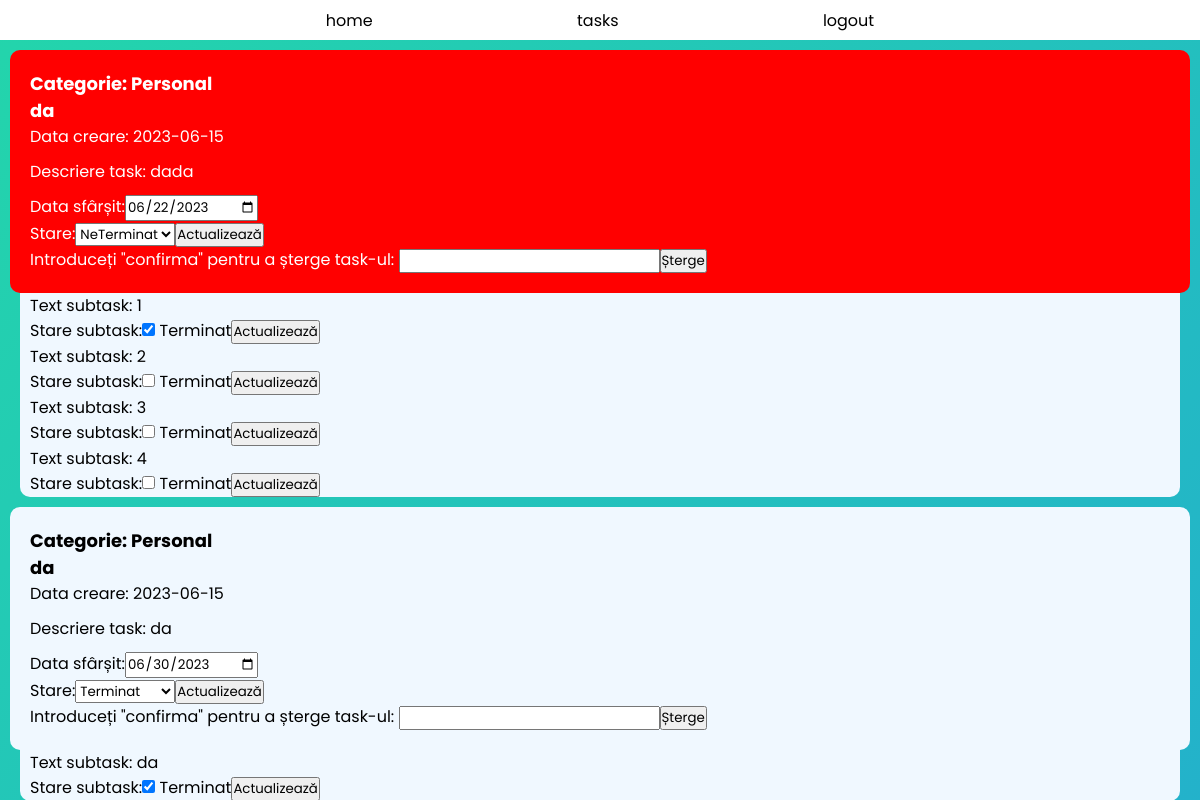
The app's page /phpFiles/home.php (signed in) with its own data.
### tables this page shows
CREATE TABLE `task` (
  `id_task` int(11) NOT NULL,
  `titlu_task` varchar(50) NOT NULL DEFAULT 'Nume task',
  `descriere_task` varchar(255) NOT NULL,
  `data_creare` date NOT NULL DEFAULT current_timestamp(),
  `data_sfarsit` date NOT NULL,
  `stare` varchar(255) NOT NULL DEFAULT 'NeTerminat ',
  `email` varchar(50) NOT NULL,
  `idTaskCat` int(11) NOT NULL
);

CREATE TABLE `categorie` (
  `idTaskCat` int(11) NOT NULL,
  `numeCategorie` varchar(20) NOT NULL
);

CREATE TABLE `subtask` (
  `idSubtask` int(11) NOT NULL,
  `textSubtask` varchar(20) NOT NULL,
  `id_task` int(11) DEFAULT NULL,
  `stareSub` varchar(11) NOT NULL DEFAULT 'Ne Terminat'
);

### conect.php (called while the page is built, shortened)
<?php
    include('../taskClass.php');
    include('../subTaskClass.php');
class DataBase
{
    function connect()
    {
        $this->conn = mysqli_connect('localhost', 'root', '', 'to-dolist', '3306') or die('Connection failed!');
        return $this->conn;
    }
    function read($query)
    {
        $connection = $this->connect();
        $result = mysqli_query($connection, $query);
        if (!$result) {
            return [];
        } else {
            $data = [];
            while ($row = mysqli_fetch_assoc($result)) {
                $data[] = $row;
            }
            return $data;
        }
    }
    public function getTasksWithSubtasks($email)
{
    $query = "SELECT subtask.stareSub, categorie.numeCategorie, task.id_task, task.titlu_task, task.descriere_task, task.data_creare, task.data_sfarsit, task.stare, task.email, subtask.idSubtask, subtask.textSubtask
              FROM task
              LEFT JOIN subtask ON task.id_task = subtask.id_task
              LEFT JOIN categorie ON task.idTaskCat = categorie.idTaskCat
              WHERE task.email = '$email'";
    $results = $this->read($query);
    $tasks = array();
    $currentTask = null;
    foreach ($results as $row) {
        $taskId = $row['id_task'];
        if ($currentTask == null || $taskId != $currentTask->getId()) {
            $currentTask = new Task();
            $currentTask->setId($taskId);
            $currentTask->setTitle($row['titlu_task']);
            $currentTask->setDescription($row['descriere_task']);
            $currentTask->setCreationDate($row['data_creare']);
            $currentTask->setEndDate($row['data_sfarsit']);
            $currentTask->setStatus($row['stare']);
            $currentTask->setEmail($row['email']);
            $currentTask->setCategory($row['numeCategorie']);
            $currentTask->setSubtasks(array());
            $tasks[] = $currentTask;
        }
        if ($row['idSubtask'] != null) {
            $subtask = new Subtask();
            $subtask->setId($row['idSubtask']);
            $subtask->setText($row['textSubtask']);
            $subtask->setSubStatus($row['stareSub']);
            $currentTask->addSubtask($subtask);
        }
    }
    return $tasks;
}
}
?>

### taskClass.php (called while the page is built, shortened)
<?php
class Task {
    private $id;
    private $title;
    private $description;
    private $creationDate;
    private $endDate;
    private $status;
    private $category;
    private $subtasks;
    public function __construct() {
        $this->subtasks = array();
    }
    public function getId() {
        return $this->id;
    }
    public function setId($id) {
        $this->id = $id;
    }
    public function getTitle() {
        return $this->title;
    }
    public function setTitle($title) {
        $this->title = $title;
    }
    public function getDescription() {
        return $this->description;
    }
    public function setDescription($description) {
        $this->description = $description;
    }
    public function getCreationDate() {
        return $this->creationDate;
    }
    public function setCreationDate($creationDate) {
        $this->creationDate = $creationDate;
    }
    public function getEndDate() {
        return $this->endDate;
    }
    public function setEndDate($endDate) {
        $this->endDate = $endDate;
    }
    public function isExpired() {
        $today = new DateTime();
        $endDate = new DateTime($this->getEndDate());
        return ($endDate < $today)&&$this->getStatus()!="Terminat";
    }
    public function getStatus() {
        return $this->status;
    }
    public function setStatus($status) {
        $this->status = $status;
    }
    public function getCategory() {
        return $this->category;
    }
    public function setCategory($category) {
        $this->category = $category;
    }
    public function addSubtask($subtask) {
        $this->subtasks[] = $subtask;
    }
    public function getSubtasks() {
        return $this->subtasks;
    }
      public function setSubtasks($subtasks)
    {
        $this->subtasks = $subtasks;
    }
}
?>

### subTaskClass.php (called while the page is built, shortened)
<?php
class Subtask {
    private $text;
    private $status;
    public function getText() {
        return $this->text;
    }
    public function setText($text) {
        $this->text = $text;
    }
        public function getSubStatus() {
        return $this->status;
    }
    public function setSubStatus($status) {
        $this->status = $status;
    }
}
?>

### phpFiles/home.php (the view, shortened to what this page needs)
<!DOCTYPE html>
<html lang="en">
<head>
    <link rel="stylesheet" href="../styles/homeStyle.css">
    <link rel="stylesheet" href="../styles/taskStyle.css">
    <link rel="stylesheet" href="../styles/subTaskStyle.css">
</head>
<body>
<?php
include('header.php');
include('../conect.php');
$database = new DataBase();
$tasks = $database->getTasksWithSubtasks($_SESSION['email']);
usort($tasks, "sortTasksByStatus");
echo "<div class='mainConteiner'>";
if (empty($tasks)) {
    echo "Nu ai taskuri adaugate";
} else {
    foreach ($tasks as $task) {
        $taskContainerClass = ($task->isExpired()) ? 'taskContainer expired' : 'taskContainer';
        echo '<div class="' . $taskContainerClass . '">';
        echo '<div class="taskTitle">Categorie: ' . $task->getCategory() . '</div>';
        echo '<div class="taskTitle">' . $task->getTitle() . '</div>';
        echo '<div class="taskDescription">Data creare: ' . $task->getCreationDate() . '</div>';
        echo '<div class="taskDescription">Descriere task: ' . $task->getDescription() . '</div>';
        echo '<form method="POST" action="">';
        echo '<label for="task_end_date">Data sfârșit:</label>';
        echo '<input type="date" name="task_end_date" id="task_end_date" value="' . $task->getEndDate() . '"><br>';
        echo '<label for="task_status">Stare:</label>';
        echo '<select name="task_status" id="task_status">';
        echo '<option value="NeTerminat" ' . ($task->getStatus() == "NeTerminat" ? 'selected' : '') . '>NeTerminat</option>';
        echo '<option value="Terminat" ' . ($task->getStatus() == "Terminat" ? 'selected' : '') . '>Terminat</option>';
        echo '</select>';
        echo '<input type="submit" name="update_task" value="Actualizează">';
        echo '</form>';
        echo '<form method="POST" action="" onsubmit="return confirmTaskDeletion();">';
        echo 'Introduceți "confirma" pentru a șterge task-ul: ';
        echo '<input type="text" name="confirm_input">';
        echo '<input type="submit" name="delete_task" value="Șterge">';
        echo '</form>';
        echo '</div>';
        $subtasks = $task->getSubtasks();
        if (!empty($subtasks)) {
            echo '<div class="subtaskContainer">';
            foreach ($subtasks as $subtask) {
                echo '<div class="subtaskText">Text subtask: ' . $subtask->getText() . '</div>';
                echo '<form method="POST" action="">';
                echo '<label for="subtask_status">Stare subtask:</label>';
                echo '<input type="checkbox" name="subtask_status_checkbox" value="Terminat" ' . ($subtask->getSubStatus() == "Terminat" ? 'checked' : '') . '> Terminat';
                echo '<input type="submit" name="update_subtask" value="Actualizează">';
                echo '</form>';
            }
            echo '</div>';
        }
    }
    echo "</div>";
}
?>
</body>
</html>

### phpFiles/header.php (shortened to what this page needs)
<!DOCTYPE html>
<html lang="en">
<head>
    <link rel="stylesheet" href="../styles/headerStyle.css">
</head>
<body>
    <div class="header">
        <ul>
            <li class="links"><a href='home.php'>home</a></li>
            <li class="links"><a href='tasks.php'>tasks</a></li>
            <li class="links"><a href='../logout.php'>logout</a></li>
        </ul>
    </div>
</body>
</html>

### styles/homeStyle.css (style rules this page uses)
* { margin: 0; padding: 0; font-family: "Poppins", sans-serif; }
body { background: linear-gradient(-45deg, #ee7752, #e73c7e, #23a6d5, #23d5ab); background-size: 400% 400%; animation: gradient 20s ease infinite; height: 100vh; }

### styles/taskStyle.css (style rules this page uses)
.taskContainer { background-color: aliceblue; border-radius: 10px; padding: 20px; margin-inline: 10px; margin-top: 10px; }
.taskContainer.expired { background-color: red; color: white; }
.taskContainer .taskTitle { font-weight: bold; font-size: 18px; }
.taskContainer .taskDescription { margin-bottom: 10px; }
.subtaskContainer { margin-inline: 20px; padding-inline: 10px; border-radius: 0 0 10px 10px; background-color: aliceblue; }

### styles/headerStyle.css (style rules this page uses)
* { margin: 0; padding: 0; font-family: "Poppins", sans-serif; }
.header { top: 0; width: 100%; height: 40px; display: flex; align-items: center; background-color: white; display: flex; justify-content: center; }
li { margin-inline: 100px; position: relative; display: inline-block; }
a { outline: none; color: rgb(0, 0, 0); text-decoration: none; }

### records on screen
task: idTaskCat.numeCategorie "Personal", titlu_task "da", data_creare "2023-06-15", descriere_task "dada", task_end_date "06/22/2023", task_status "NeTerminat", subtask.textSubtask "1", subtask.textSubtask "2", subtask.textSubtask "3", subtask.textSubtask "4"
subtask: stareSub "☑"
task: idTaskCat.numeCategorie "Personal", titlu_task "da", data_creare "2023-06-15", descriere_task "da", task_end_date "06/30/2023", task_status "Terminat", subtask.textSubtask "da"
subtask: stareSub "☑"
